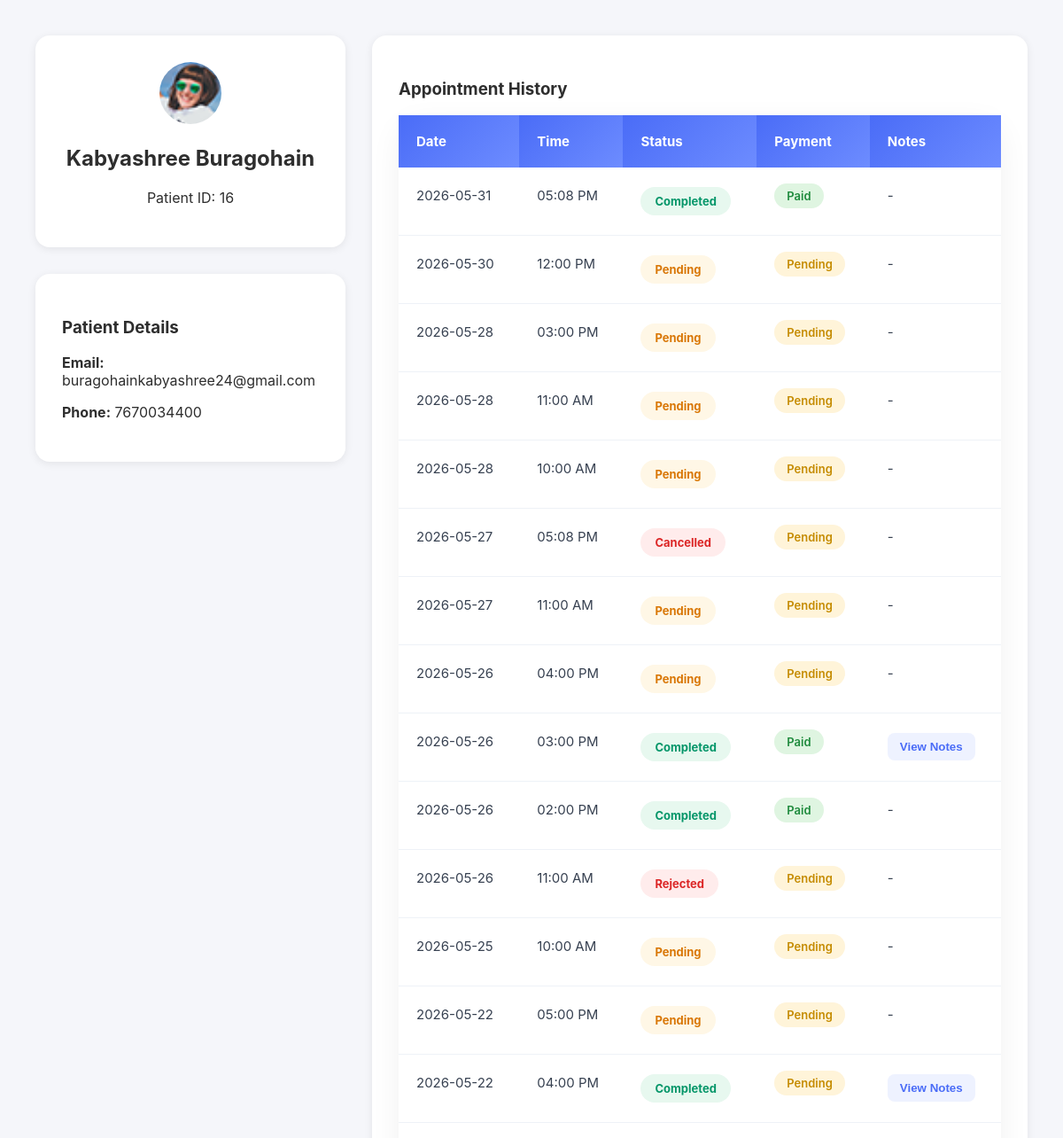
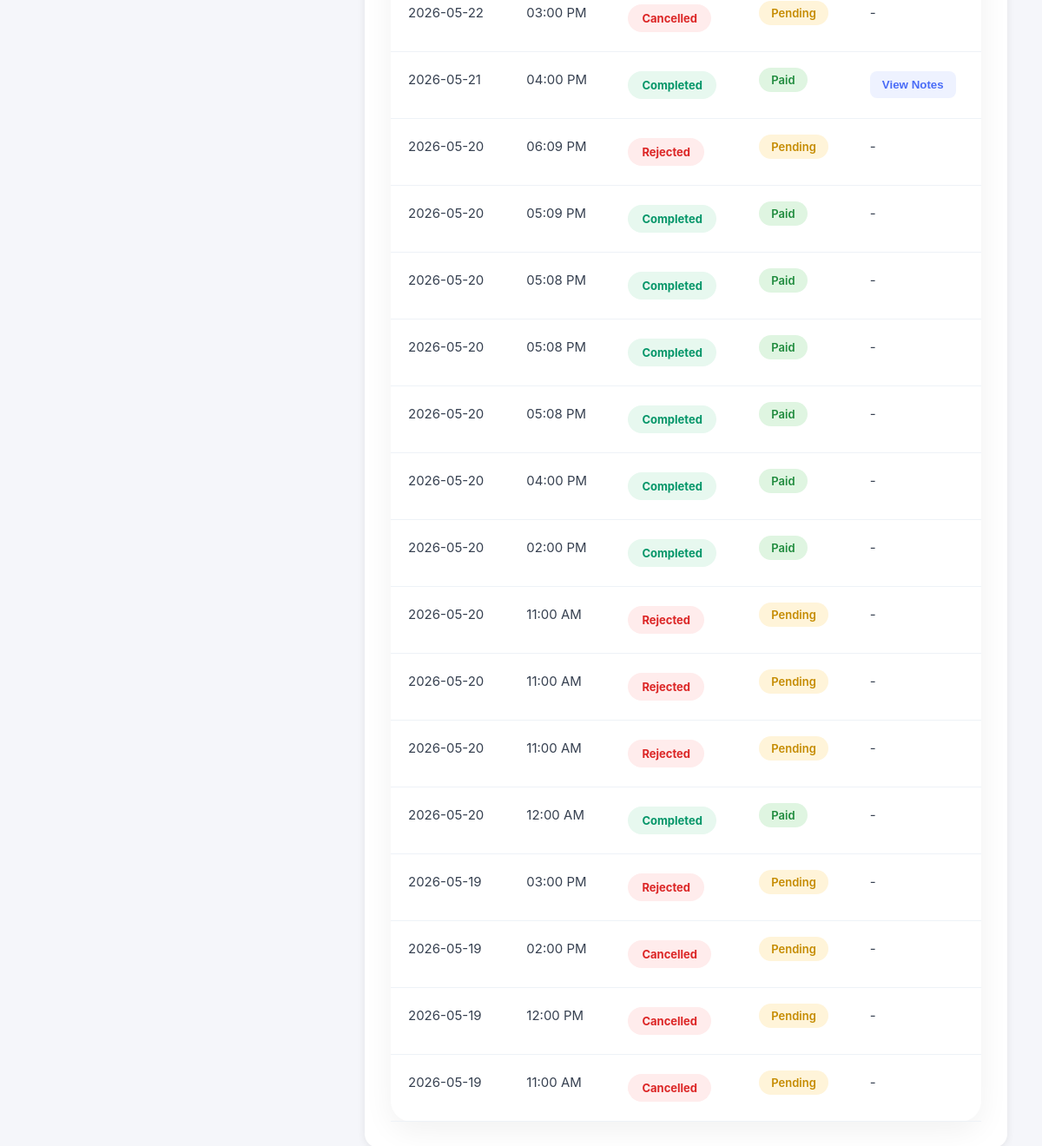
Screenshot of /patient-profile.php?id=16 (signed in) with the database file from the repository (2 pictures, top to bottom).
### tables this page shows
CREATE TABLE `patients` (
  `patient_id` int(8) NOT NULL,
  `p_name` varchar(50) NOT NULL,
  `p_phn` varchar(15) NOT NULL,
  `p_email` varchar(50) NOT NULL,
  `p_addr` varchar(100) NOT NULL,
  `passwd` varchar(100) NOT NULL
);

CREATE TABLE `booking` (
  `booking_id` int(8) NOT NULL,
  `therapist_id` int(8) DEFAULT NULL,
  `patient_id` int(8) DEFAULT NULL,
  `date` date DEFAULT NULL,
  `time` time DEFAULT NULL,
  `addr` varchar(100) DEFAULT NULL,
  `status` varchar(15) DEFAULT NULL,
  `notes` text DEFAULT NULL,
  `payment_status` varchar(50) DEFAULT 'Pending'
);

### patient-profile.php (the view, shortened to what this page needs)
<?php
include "php/db.php";
$patientId =
$_GET['id'];
$query = "
SELECT *
FROM patients
WHERE patient_id = '$patientId'
";
$result =
$conn->query($query);
$patient =
$result->fetch_assoc();
$appointmentsQuery = "
SELECT *
FROM booking
WHERE patient_id = '$patientId'
ORDER BY date DESC,
time DESC
";
$appointmentsResult =
$conn->query($appointmentsQuery);
?>
<!DOCTYPE html>
<html lang="en">
<head>
<link
rel="stylesheet"
href="css/profile.css">
</head>
<body>
<div class="patient-profile">
    <div class="left-column">
        <div class="profile-card">
            <img
            src="images/reviewer3.png"
            width="120">
            <h2>
                <?php
                echo $patient['p_name'];
                ?>
            </h2>
            <p>
                Patient ID:
                <?php
                echo $patient['patient_id'];
                ?>
            </p>
        </div>
        <div class="details-card">
            <h3>
                Patient Details
            </h3>
            <p>
                <b>Email:</b>
                <?php
                echo $patient['p_email'];
                ?>
            </p>
            <p>
                <b>Phone:</b>
                <?php
                echo $patient['p_phn'];
                ?>
            </p>
        </div>
    </div>
    <div class="details-card appointment-history">
        <h3>
            Appointment History
        </h3>
        <table class="appointment-table">
            <thead>
                <tr>
                    <th>Date</th>
                    <th>Time</th>
                    <th>Status</th>
                    <th>Payment</th>
                    <th>Notes</th>
                </tr>
            </thead>
            <tbody>
            <?php
            if(
            $appointmentsResult->num_rows > 0
            ){
            while(
            $appointment =
            $appointmentsResult->fetch_assoc()
            ){
            ?>
                <tr>
                    <td>
                        <?php
                        echo $appointment['date'];
                        ?>
                    </td>
                    <td>
                        <?php
                        echo date(
                        "h:i A",
                        strtotime(
                        $appointment['time']
                        )
                        );
                        ?>
                    </td>
                    <td>
<span
class="status-badge
<?php
echo strtolower(
$appointment['status']
);
?>
"
>
<?php
echo $appointment['status'];
?>
</span>
</td>
<td>
<span
class="payment-badge
<?php
echo strtolower(
$appointment['payment_status']
);
?>
"
>
<?php
echo $appointment['payment_status'];
?>
</span>
</td>
<td>
<?php
if(!empty($appointment['notes'])){
?>
<button
class="view-note-btn"
onclick="toggleNote(this)"
>
View Notes
</button>
<?php
}
else{
echo "-";
}
?>
</td>
                </tr>
            <?php
            }
            }
            ?>
            </tbody>
        </table>
    </div>
</div>
</body>
</html>

### css/profile.css (style rules this page uses)
body { margin: 0; font-family: 'Inter', sans-serif; background: #f5f6fa; color: #2E2E2E; }
.profile-card { background: white; padding: 20px; border-radius: 16px; text-align: center; }
.profile-card img { width: 70px; border-radius: 50%; }
.appointment-table th { background: #4a6cf7; color: white; padding: 14px; text-align: left; }
.appointment-table td { padding: 14px; border-bottom: 1px solid #eee; }
.appointment-table tr { position:relative; }
.details-card, .profile-card { background:white; padding:30px; border-radius:16px; box-shadow:0 2px 10px rgba(0,0,0,0.08); }
.patient-profile { display:grid; grid-template-columns: 350px 1fr; gap:30px; padding:40px; align-items:start; }
.left-column { display:flex; flex-direction:column; gap:30px; }
.appointment-history { overflow-x:auto; }
.appointment-table th { background:#4a6cf7; color:white; padding:14px; text-align:left; }
.appointment-table td { padding:14px; border-bottom:1px solid #eee; vertical-align:top; }
.status-badge { padding:6px 14px; border-radius:20px; font-size:13px; font-weight:600; }
.status-badge.completed { background:#dff5e1; color:#1f8b3d; }
.status-badge.cancelled { background:#ffe2e2; color:#d63031; }
.status-badge.rejected { background:#ffe2e2; color:#d63031; }
.status-badge.pending { background:#fff4d9; color:#c58b00; }
.payment-badge { padding:6px 14px; border-radius:20px; font-size:13px; font-weight:600; }
.payment-badge.paid { background:#dff5e1; color:#1f8b3d; }
.payment-badge.pending { background:#fff4d9; color:#c58b00; }
.appointment-table { overflow: visible !important; margin-top:0; }
.appointment-table th { cursor:pointer; user-select:none; }
td { vertical-align:top; }
.appointment-table { width:100%; border-collapse:separate; border-spacing:0; overflow:hidden; border-radius:24px; background:white; box-shadow:0 10px 35px rgba(0,0,0,0.06); }
.appointment-table thead th { background:linear-gradient(135deg,#4a6cf7,#6d8cff); color:white; font-size:15px; font-weight:700; padding:20px; border:none; }
.appointment-table tbody td { padding:22px 20px; font-size:15px; color:#374151; border-bottom:1px solid #eef2f7; }
.appointment-table tbody tr { position: relative; z-index: 1; transition:0.2s ease; }
.status-badge { display:inline-flex; align-items:center; justify-content:center; padding:8px 16px; border-radius:999px; font-size:13px; font-weight:700; text-transform:capitalize; }
.status-badge.pending { background:#fff7e6; color:#d97706; }
.status-badge.completed { background:#e7f8ef; color:#059669; }
.status-badge.cancelled { background:#ffecec; color:#dc2626; }
.status-badge.rejected { background:#ffecec; color:#dc2626; }
.view-note-btn { background:#eef2ff; color:#4a6cf7; border:none; padding:8px 14px; border-radius:8px; cursor:pointer; font-weight:600; }

### rows the page displays
patients: p_name "Kabyashree Buragohain", patient_id "16", p_email "buragohainkabyashree24@gmail.com", p_phn "7670034400"
booking: date "2026-05-31", time "05:08 PM", status "Completed", payment_status "Paid"
booking: date "2026-05-30", time "12:00 PM", status "Pending", payment_status "Pending"
booking: date "2026-05-28", time "03:00 PM", status "Pending", payment_status "Pending"
booking: date "2026-05-28", time "11:00 AM", status "Pending", payment_status "Pending"
booking: date "2026-05-28", time "10:00 AM", status "Pending", payment_status "Pending"
booking: date "2026-05-27", time "05:08 PM", status "Cancelled", payment_status "Pending"
booking: date "2026-05-27", time "11:00 AM", status "Pending", payment_status "Pending"
booking: date "2026-05-26", time "04:00 PM", status "Pending", payment_status "Pending"
booking: date "2026-05-26", time "03:00 PM", status "Completed", payment_status "Paid"
booking: date "2026-05-26", time "02:00 PM", status "Completed", payment_status "Paid"
booking: date "2026-05-26", time "11:00 AM", status "Rejected", payment_status "Pending"
booking: date "2026-05-25", time "10:00 AM", status "Pending", payment_status "Pending"
booking: date "2026-05-22", time "05:00 PM", status "Pending", payment_status "Pending"
booking: date "2026-05-22", time "04:00 PM", status "Completed", payment_status "Pending"
booking: date "2026-05-22", time "03:00 PM", status "Cancelled", payment_status "Pending"
booking: date "2026-05-21", time "04:00 PM", status "Completed", payment_status "Paid"
booking: date "2026-05-20", time "06:09 PM", status "Rejected", payment_status "Pending"
booking: date "2026-05-20", time "05:09 PM", status "Completed", payment_status "Paid"
booking: date "2026-05-20", time "05:08 PM", status "Completed", payment_status "Paid"
booking: date "2026-05-20", time "05:08 PM", status "Completed", payment_status "Paid"
booking: date "2026-05-20", time "05:08 PM", status "Completed", payment_status "Paid"
booking: date "2026-05-20", time "04:00 PM", status "Completed", payment_status "Paid"
booking: date "2026-05-20", time "02:00 PM", status "Completed", payment_status "Paid"
booking: date "2026-05-20", time "11:00 AM", status "Rejected", payment_status "Pending"
booking: date "2026-05-20", time "11:00 AM", status "Rejected", payment_status "Pending"
booking: date "2026-05-20", time "11:00 AM", status "Rejected", payment_status "Pending"
booking: date "2026-05-20", time "12:00 AM", status "Completed", payment_status "Paid"
booking: date "2026-05-19", time "03:00 PM", status "Rejected", payment_status "Pending"
booking: date "2026-05-19", time "02:00 PM", status "Cancelled", payment_status "Pending"
booking: date "2026-05-19", time "12:00 PM", status "Cancelled", payment_status "Pending"
booking: date "2026-05-19", time "11:00 AM", status "Cancelled", payment_status "Pending"
